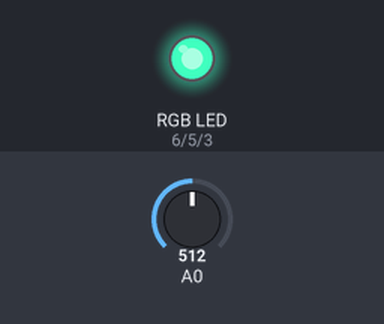
Simulated run of this sketch. Board: Arduino Uno, built with avr-gcc and run on an emulated ATmega328P. On the bench: an RGB LED mixed from three pins (HIGH = lit). The test bench sets the inputs (shaded band); at power-on: A0 = 512.

Above: at 1.2 s.
1.3 s: A0 set to 594
At 1.7 s:
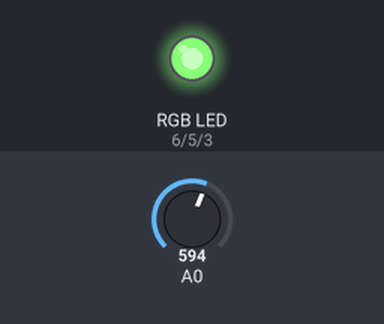
2.8 s: A0 set to 574
At 4.0 s:
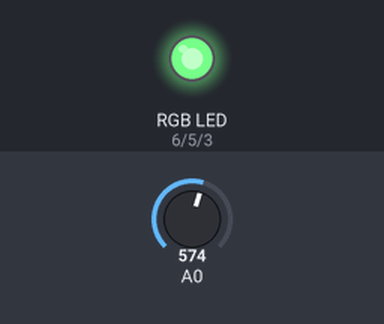
4.3 s: A0 set to 716
At 5.2 s:
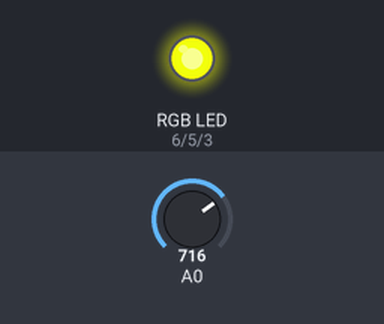
5.8 s: A0 set to 740
At 6.3 s:
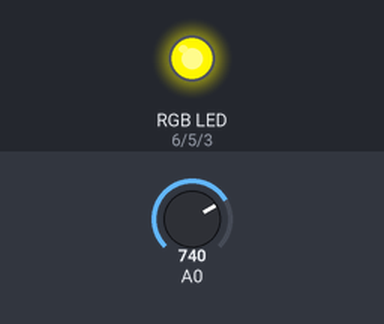
7.3 s: A0 set to 720
At 8.6 s:
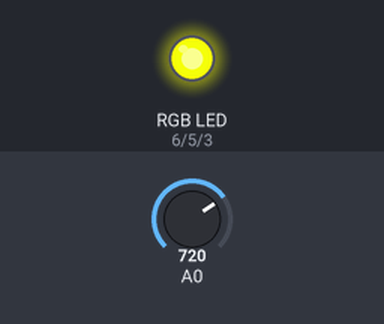
Timing chart, 0 to 9.8 s (numbered marks = the images above; inputs shaded):
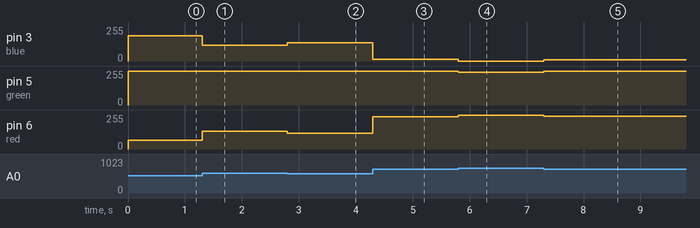

Measured:
- after the input at 1.3 s, pin 3 (blue): 191/255 → 119/255 at once; pin 6 (red): 64/255 → 135/255 at once
- after the input at 2.8 s, pin 3 (blue): 119/255 → 137/255 at once; pin 6 (red): 135/255 → 118/255 at once
- after the input at 4.3 s, pin 3 (blue): 137/255 → 12/255 at once; pin 6 (red): 118/255 → 242/255 at once
- after the input at 5.8 s, pin 3 (blue): 12/255 → 0/255 at once; pin 5 (green): 255/255 → 247/255 at once; pin 6 (red): 242/255 → 255/255 at once
- after the input at 7.3 s, pin 3 (blue): 0/255 → 9/255 at once; pin 5 (green): 247/255 → 255/255 at once; pin 6 (red): 255/255 → 245/255 at once

The sketch:

Ex8_PartC_235125.ino
```cpp
const byte blue = 3;
const byte green = 5;
const byte red = 6;

void setup() {
  pinMode(blue, OUTPUT);
  pinMode(green, OUTPUT);
  pinMode(red, OUTPUT);
}

void loop() {
  int sensorValue = analogRead(A0);
  // modulo 146 to get 7 different colors
  int diff = sensorValue % 146;
  // Multiply to still be able to get the full spectrum from 0 to 255;
  diff *= 1.746575342;
  // Purple To Blue
  if (sensorValue < 146)
  {
    analogWrite(blue, 255);
    analogWrite(green, 0);
    analogWrite(red, 255 - diff);
  }
  // Blue to Cyan
  else if (sensorValue < 292)
  {
    analogWrite(blue, 255);
    analogWrite(green, 0 + diff);
    analogWrite(red, 255 - diff);
  }
  // Cyan to Light-Green (Thats why its not 0,255,0);
  else if (sensorValue < 584)
  {
    analogWrite(blue, 255 - diff/2);
    analogWrite(green, 255);
    analogWrite(red, 0 + diff/2);
  }
  // Light-Green to Yellow
  else if (sensorValue < 730)
  {
    analogWrite(blue, 255/2 - diff/2);
    analogWrite(green, 255);
    analogWrite(red, 255/2 + diff/2);
  }
  // Yellow to Orange
  else if (sensorValue < 876)
  {
    analogWrite(blue, 0);
    analogWrite(green, 255 - diff/2);
    analogWrite(red, 255);
  }
  // Orange to Red
  else if (sensorValue < 1024)
  {
    analogWrite(blue, 0);
    analogWrite(green,255/2 - diff/2);
    analogWrite(red, 255);
  }
  else
  {
    analogWrite(blue, 0);
    analogWrite(green, 0);
    analogWrite(red, 0);
  }
  delay(1);
}
```
